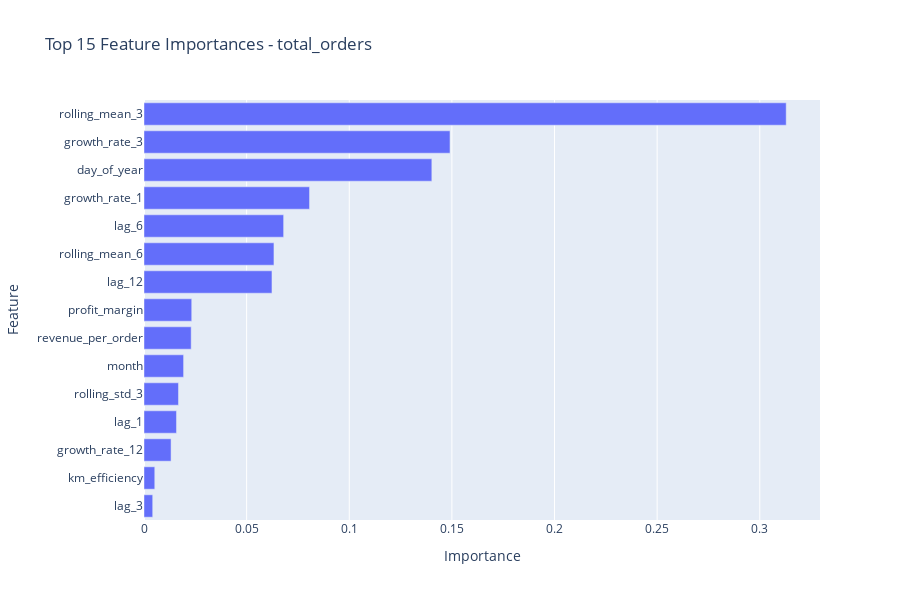

Notebook code cell kept with this figure:
### Markdown cell above
## Section 5: Feature Importance Analysis

Identify which features contribute most to predictions.

### Code cell
# Feature importance for first metric
metric = target_metrics[0]
model = xgb_models[metric]
feature_cols = xgb_feature_cols[metric]

# Get feature importance
importance_df = pd.DataFrame({
    'feature': feature_cols,
    'importance': model.feature_importances_
}).sort_values('importance', ascending=False)

print(f"\nTop 10 Features for {metric}:")
print("="*50)
print(importance_df.head(10).to_string(index=False))

# Plot feature importance
fig = go.Figure([
    go.Bar(
        y=importance_df.head(15)['feature'],
        x=importance_df.head(15)['importance'],
        orientation='h'
    )
])

fig.update_layout(
    title=f"Top 15 Feature Importances - {metric}",
    xaxis_title="Importance",
    yaxis_title="Feature",
    height=600,
    yaxis={'categoryorder': 'total ascending'}
)

fig.show()

# Save
results_dir = Path('../results')
results_dir.mkdir(exist_ok=True)
fig.write_html(results_dir / f'xgboost_feature_importance_{metric}.html')
print(f"\n✓ Saved: results/xgboost_feature_importance_{metric}.html")

### Figure 1 — Plotly figure (JSON) as saved in the notebook; plotly's stock layout.template omitted (floating-point values rounded to 4 significant figures)
{"data": [{"orientation": "h", "type": "bar", "x": [0.3129, 0.1491, 0.1402, 0.08065, 0.06802, 0.06331, 0.06235, 0.02325, 0.02298, 0.01929, 0.0168, 0.01583, 0.01318, 0.005245, 0.004244], "y": ["rolling_mean_3", "growth_rate_3", "day_of_year", "growth_rate_1", "lag_6", "rolling_mean_6", "lag_12", "profit_margin", "revenue_per_order", "month", "rolling_std_3", "lag_1", "growth_rate_12", "km_efficiency", "lag_3"]}], "layout": {"height": 600, "title": {"text": "Top 15 Feature Importances - total_orders"}, "xaxis": {"title": {"text": "Importance"}}, "yaxis": {"categoryorder": "total ascending", "title": {"text": "Feature"}}}}
